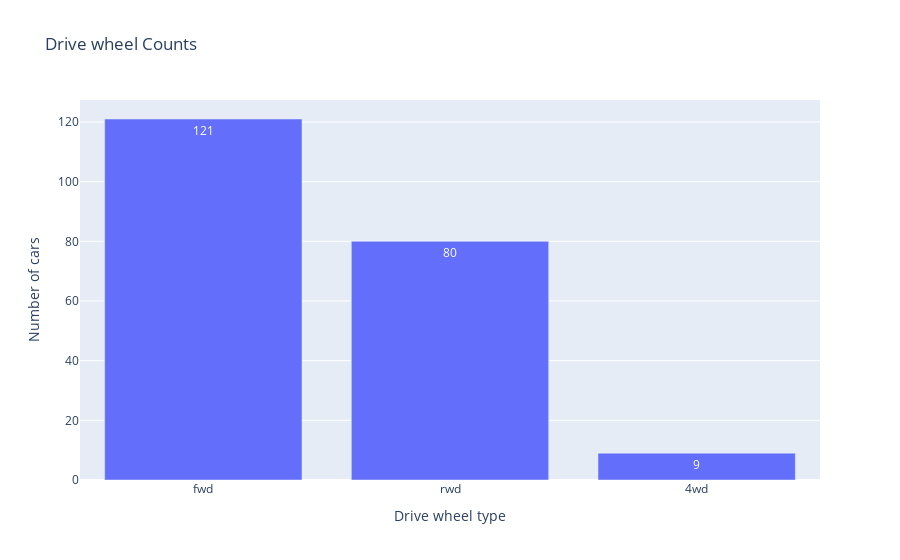
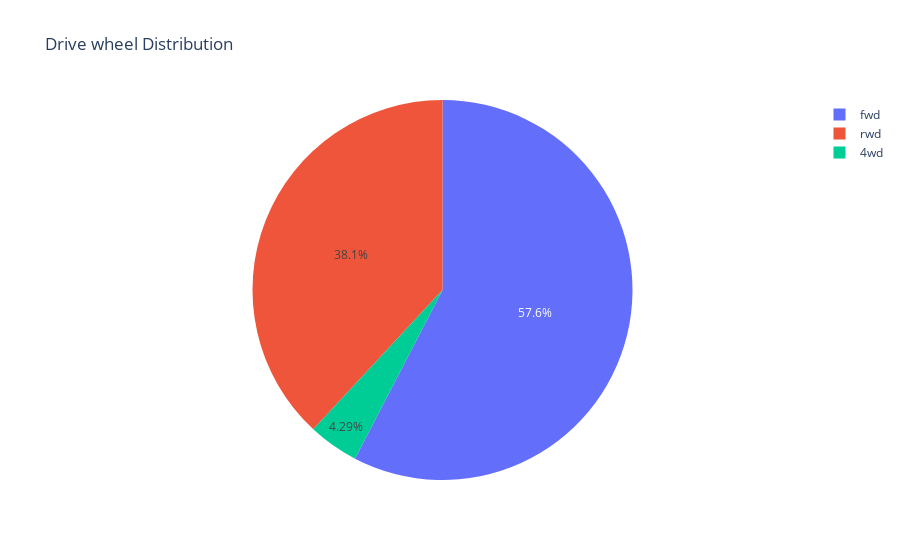

Notebook code cell kept with these figures, in order:
### Markdown cell above
## Drive wheel

### Code cell
keys = df['drivewheel'].value_counts().keys()
values = df['drivewheel'].value_counts().values

# Create the bar chart
fig = px.bar(df, x= keys, y= values, text= values, title='Drive wheel Counts')
fig.update_traces(textposition='inside')
fig.update_layout(
    xaxis_title="Drive wheel type",
    yaxis_title="Number of cars"
)
# Create the pie chart
fig2 = px.pie(df, names= keys, values= values, title='Drive wheel Distribution')

# Display the plots
fig.show()
fig2.show()

### Figure 1 — Plotly figure (JSON) as saved in the notebook; plotly's stock layout.template omitted (floating-point values rounded to 4 significant figures)
{"data": [{"alignmentgroup": "True", "hovertemplate": "x=%{x}<br>y=%{y}<br>text=%{text}<extra></extra>", "legendgroup": "", "marker": {"color": "#636efa", "pattern": {"shape": ""}}, "name": "", "offsetgroup": "", "orientation": "v", "showlegend": false, "text": [121, 80, 9], "textposition": "inside", "type": "bar", "x": ["fwd", "rwd", "4wd"], "xaxis": "x", "y": [121, 80, 9], "yaxis": "y"}], "layout": {"barmode": "relative", "legend": {"tracegroupgap": 0}, "title": {"text": "Drive wheel Counts"}, "xaxis": {"anchor": "y", "domain": [0, 1], "title": {"text": "Drive wheel type"}}, "yaxis": {"anchor": "x", "domain": [0, 1], "title": {"text": "Number of cars"}}}}

### Figure 2 — Plotly figure (JSON) as saved in the notebook; plotly's stock layout.template omitted (floating-point values rounded to 4 significant figures)
{"data": [{"domain": {"x": [0, 1], "y": [0, 1]}, "hovertemplate": "label=%{label}<br>value=%{value}<extra></extra>", "labels": ["fwd", "rwd", "4wd"], "legendgroup": "", "name": "", "showlegend": true, "type": "pie", "values": [121, 80, 9]}], "layout": {"legend": {"tracegroupgap": 0}, "title": {"text": "Drive wheel Distribution"}}}
